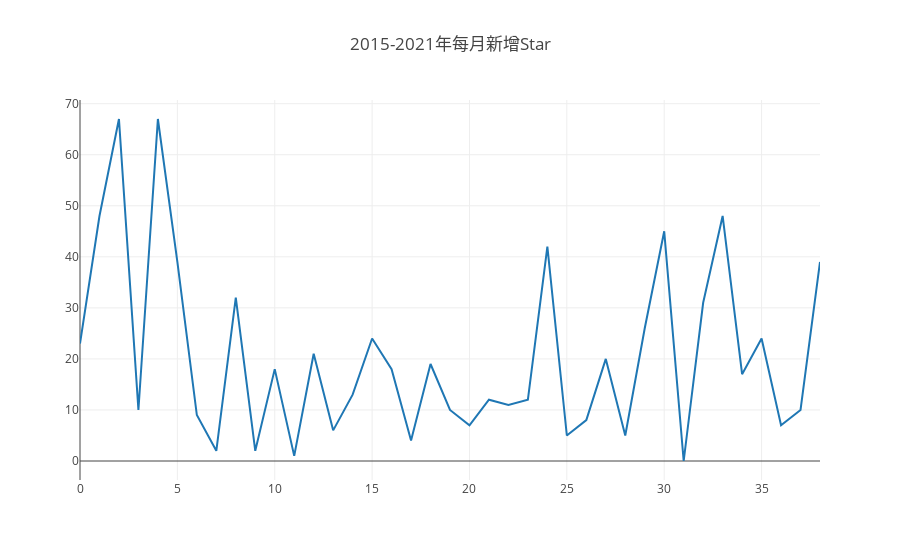

The notebook cell this image was saved under:
### Code cell
var data=[];
var data1=[];
var res=openDigger.driver.clickhouse.query(`Select toYear(created_at)*100+toMonth(created_at)as month,max(repo_stargazers_count)as count
from github_log.events 
where repo_id=2209077
and type='PullRequestEvent'
group by month
order by month
`).then(res=>{
        for(var m=1;m<=39;m++)
                (data.push(res[m].count-res[m-1].count),
                 data1.push([res[m].month,res[m].count-res[m-1].count])
                );
                 console.log(data);
                 console.log(data1);
        openDigger.render.plotly([{
                   y: data 
        }], {title: `2015-2021年每月新增Star` })
        console.table(data1);


})

### Figure 1 — Plotly figure (JSON) as saved in the notebook; plotly's stock layout.template omitted (floating-point values rounded to 4 significant figures)
{"data": [{"y": [23, 48, 67, 10, 67, 39, 9, 2, 32, 2, 18, 1, 21, 6, 13, 24, 18, 4, 19, 10, 7, 12, 11, 12, 42, 5, 8, 20, 5, 26, 45, 0, 31, 48, 17, 24, 7, 10, 39]}], "layout": {"autosize": true, "title": {"text": "2015-2021年每月新增Star"}, "xaxis": {"autorange": true, "range": [0, 38]}, "yaxis": {"autorange": true, "range": [-3.722, 70.72], "type": "linear"}}}
